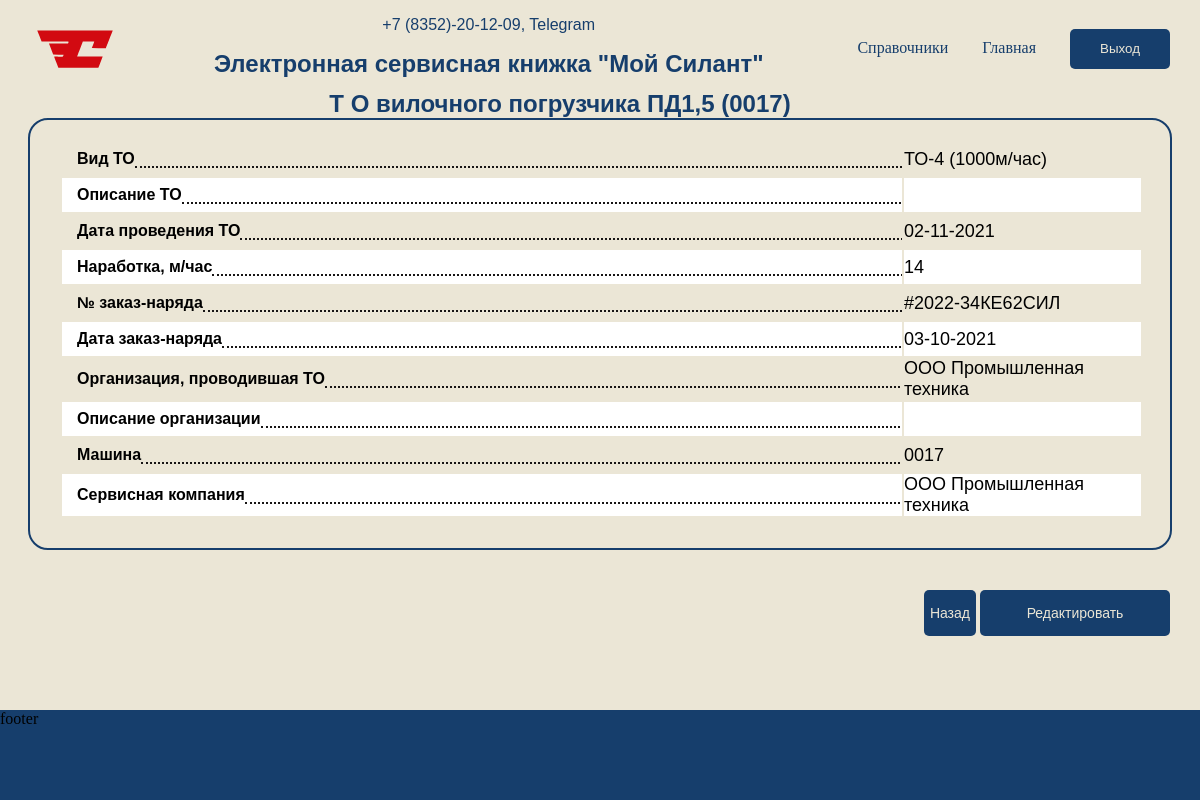
Page /technical_service/3/ (signed in) on the committed database.
### service/models.py (models this page shows, shortened)
class TechnicalMaintenance(models.Model):
    type_maintenance = models.ForeignKey(references.TypeMaintenance, on_delete=models.PROTECT, verbose_name='Вид ТО')
    date_event = models.DateField(auto_now_add=False, verbose_name='Дата проведения ТО')
    operating_time = models.IntegerField(default=0, verbose_name='Наработка, м/час')
    order_number = models.CharField(max_length=128, verbose_name='№ заказ-наряда')
    date_order = models.DateField(auto_now_add=False, verbose_name='Дата заказ-наряда')
    organization_maintenance = models.ForeignKey(references.OrganizationMaintenance, on_delete=models.PROTECT,
                                                 verbose_name='Организация, проводившая ТО')
    car = models.ForeignKey(Car, on_delete=models.PROTECT, verbose_name='Машина')
    service_company = models.ForeignKey(references.ServiceCompany, on_delete=models.PROTECT,
                                        verbose_name='Сервисная компания')
    class Meta:
        verbose_name = 'Техническое обслуживание'
        verbose_name_plural = 'Техническое обслуживание'

class Car(models.Model):
    factory_number = models.CharField(unique=True, max_length=128, verbose_name='Заводской номер')
    model_technique = models.ForeignKey(references.ModelTechnique, on_delete=models.PROTECT,
                                        verbose_name='Модель техники')
    engine_model = models.ForeignKey(references.EngineModel, on_delete=models.PROTECT, verbose_name='Модель двигателя')
    engine_serial_number = models.CharField(max_length=128, verbose_name='Зав. № двигателя')
    transmission_model = models.ForeignKey(references.TransmissionModel, on_delete=models.PROTECT,
                                           verbose_name='Модель трансмиссии')
    transmission_serial_numbers = models.CharField(max_length=128, verbose_name='Зав. № трансмиссии')
    model_drive_bridge = models.ForeignKey(references.ModelDriveBridge, on_delete=models.PROTECT,
                                           verbose_name='Модель ведущего моста')
    factory_number_drive_bridge = models.CharField(max_length=128, verbose_name='Зав. № ведущего моста')
    controlled_bridge_model = models.ForeignKey(references.ControlledBridgeModel, on_delete=models.PROTECT,
                                                verbose_name='Модель управляемого моста')
    factory_number_controlled_bridge = models.CharField(max_length=128, verbose_name='Зав. № управляемого моста')
    delivery_agreement = models.TextField(verbose_name='Договор поставки №, дата', blank=True, null=True)
    factory_shipment_date = models.DateField(auto_now_add=False, verbose_name='Дата отгрузки с завода')
    consignee = models.TextField(verbose_name='Грузополучатель')
    delivery_address = models.TextField(verbose_name='Адрес поставки')
    equipment = models.TextField(verbose_name='Комплектация (доп. опции)')
    client = models.OneToOneField(Profile, on_delete=models.PROTECT, verbose_name='Клиент')
    service_company = models.OneToOneField(references.ServiceCompany, on_delete=models.PROTECT,
                                           verbose_name='Сервисная компания')
    class Meta:
        verbose_name = 'Машины'
        verbose_name_plural = 'Машины'

### references/models.py (models this page shows)
class ModelTechnique(models.Model):
    title = models.CharField(max_length=128, verbose_name='Название')
    description = models.TextField(verbose_name='Описание', blank=True, null=True)
    class Meta:
        verbose_name = 'Модель техники'
        verbose_name_plural = 'Модель техники'
    def __str__(self):
        return f'{self.title} {self.description}'

class TypeMaintenance(models.Model):
    title = models.CharField(max_length=128, verbose_name='Название')
    description = models.TextField(verbose_name='Описание', blank=True, null=True)
    class Meta:
        verbose_name = 'Вид ТО'
        verbose_name_plural = 'Вид ТО'
    def __str__(self):
        return f'{self.title} {self.description}'

class OrganizationMaintenance(models.Model):
    title = models.CharField(max_length=128, verbose_name='Название')
    description = models.TextField(verbose_name='Описание', blank=True, null=True)
    class Meta:
        verbose_name = 'Организация, проводившая ТО'
        verbose_name_plural = 'Организация, проводившая ТО'
    def __str__(self):
        return f'{self.title} {self.description}'

class ServiceCompany(models.Model):
    profile = models.OneToOneField(Profile, on_delete=models.PROTECT, verbose_name='Профиль сервисной компании ')
    title = models.CharField(max_length=128, verbose_name='Название')
    description = models.TextField(verbose_name='Описание', blank=True, null=True)
    class Meta:
        verbose_name = 'Сервисные компании'
        verbose_name_plural = 'Сервисные компании'
    def __str__(self):
        return f'{self.title} {self.description}'

### service/views.py (the view)
# urls.py: path('technical_service/<int:pk>/', views.TechnicalMaintenanceDetail.as_view(),
class TechnicalMaintenanceDetail(CustomPermissionRequiredMixin, DetailView):
    permission_required = 'service.view_technical_service'
    model = TechnicalMaintenance
    template_name = 'service/technical_service/technical_service.html'
    context_object_name = 'technical_service'

### templates/service/technical_service/technical_service.html (shortened to what this page needs)
{% extends 'base.html' %}
{% load static %}
{% block content %}
<div class="wrapper-content">
    {% if technical_service %}
    <h2> Т О вилочного погрузчика  {{ technical_service.car.model_technique }} ({{ technical_service.car.factory_number }})</h2>
    <section>
        <table class="entity_table">
            <tbody>
            <tr>
                <td class="name"><span>Вид ТО</span></td>
                <td class="cur">{{ technical_service.type_maintenance }}</td>
            </tr>
            <tr>
                <td class="name"><span>Описание ТО</span></td>
                <td class="cur">{{ technical_service.type_maintenance.description }}</td>
            </tr>
            <tr>
                <td class="name"><span>Дата проведения ТО</span></td>
                <td class="cur">{{ technical_service.date_event |date:'d-m-Y'}}</td>
            </tr>
            <tr>
                <td class="name"><span>Наработка, м/час</span></td>
                <td class="cur">{{ technical_service.operating_time }}</td>
            </tr>
            <tr>
                <td class="name"><span>№ заказ-наряда</span></td>
                <td class="cur">{{technical_service.order_number }}</td>
            </tr>
            <tr>
                <td class="name"><span>Дата заказ-наряда</span></td>
                <td class="cur">{{ technical_service.date_order |date:'d-m-Y'}}</td>
            </tr>
            <tr>
                <td class="name"><span>Организация, проводившая ТО</span></td>
                <td class="cur">{{ technical_service.organization_maintenance }}</td>
            </tr>
            <tr>
                <td class="name"><span>Описание организации</span></td>
                <td class="cur">{{ technical_service.organization_maintenance.description }}</td>
            </tr>
            <tr>
                <td class="name"><span>Машина</span></td>
                <td class="cur">{{ technical_service.car.factory_number }}</td>
            </tr>
            <tr>
                <td class="name"><span>Сервисная компания</span></td>
                <td class="cur">{{ technical_service.service_company }}</td>
            </tr>
            </tbody>
        </table>
    </section>
    <div class="content-editing">
        <button class="history_back"> Назад </button>
        {% if perms.service.change_technicalmaintenance%}
        <a href="{% url  'technical_service_update' pk=technical_service.id %}"><button>Редактировать</button></a>
        {% endif %}
    </div>
    {% endif %}
</div>
{% endblock content %}

### static/styles/base.css (style rules this page uses)
html, body { height: 100%; }
html { padding: 0; margin: 0; }
body { display: flex; flex-direction: column; align-items: center; min-height: 100%; max-width: 1440px; margin: 0 auto; padding: 0; background-color: white; }

### static/styles/common_entity_styles.css (style rules this page uses)
.wrapper-content { max-width: 100%; display: flex; flex-direction: column; align-items: center; }
.wrapper-content h2 { font-family: PT-Astra-Sans_Bold-Italic, sans-serif; color: #163E6C; margin: 0 80px 0 0; }
.wrapper-content section { width: 95%; border: 2px solid #163E6C; border-radius: 20px; margin: 0 0 0 0; }
.entity_table { width: 95%; margin: 20px 30px 30px 30px; }
.cur { font-family: PT-Astra-Sans_Bold-Italic, sans-serif; width: 22%; padding: 0; font-size: 18px; }
.name { font-family: PT-Astra-Sans_Regular, sans-serif; font-weight: bold; font-size: 16px; overflow: hidden; padding: 0; }
.name span { margin: 8px 0 8px 15px; display: inline-block; position: relative; }
.name span:after { content: ""; display: inline-block; border-bottom: 2px dotted #171515; position: absolute; left: 100%; right: -9999px; bottom: 0; }
.entity_table tbody tr:nth-child(even) { background: white; }
.content-editing { align-self: end; margin: 40px 30px 40px 0; }
.content-editing button { background-color: #163E6C; color: #EBE6D6; height: 46px; border: none; border-radius: 5px; font-family: PT-Astra-Sans_Bold-Italic, sans-serif; font-size: 14px; }
.content-editing a:nth-child(2) button { width: 190px; }

### rows in the picture
TechnicalMaintenance: car.model_technique "ПД1,5", car.factory_number "0017", type_maintenance "ТО-4 (1000м/час)", date_event "02-11-2021", operating_time "14", order_number "#2022-34КЕ62СИЛ", date_order "03-10-2021", organization_maintenance "ООО Промышленная техника", service_company "ООО Промышленная техника"
